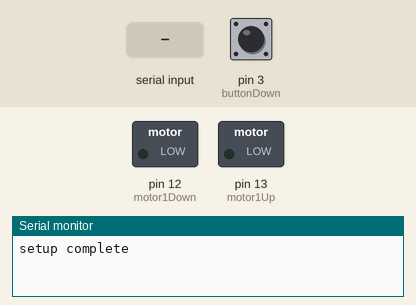
This sketch was run on a simulated Arduino Uno, built with avr-gcc and run on an emulated ATmega328P. Parts: switched loads named in the sketch (green lamp = pin HIGH), the last lines printed to the serial monitor. The inputs (shaded band) are chosen by the test bench; at power-on: pin 3 (buttonDown) HIGH.

Above: at 1.2 s.
1.3 s: pin 3 (buttonDown) pulled LOW for 0.15 s
At 2.1 s:
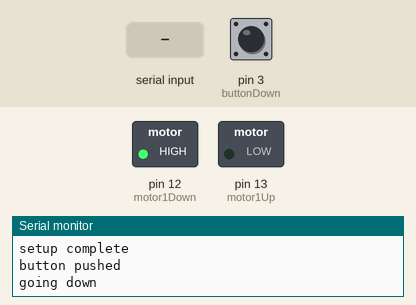
4.4 s: "up\n" received over Serial
At 4.7 s:
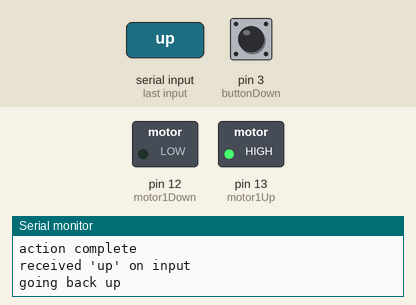
8.9 s: pin 3 (buttonDown) pulled LOW for 1 s
At 11.9 s:
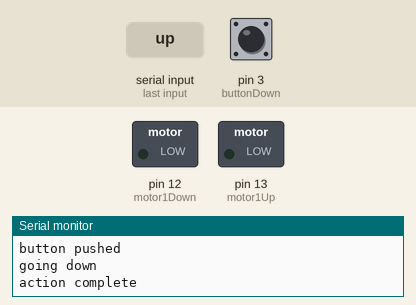
12.5 s: pin 3 (buttonDown) pulled LOW for 3.2 s
At 13.0 s:
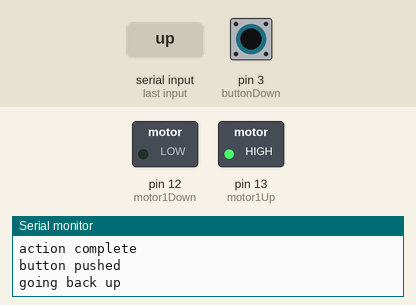
17.2 s: "down\n" received over Serial
At 18.0 s:
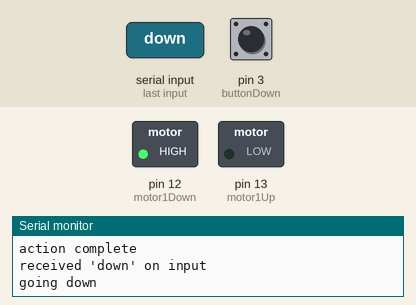
Timing chart, 0 to 19.7 s (numbered marks = the images above; inputs shaded):
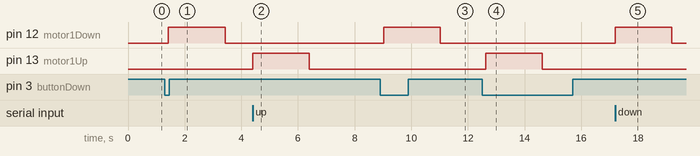

Measured:
- after the input at 1.3 s, pin 12 (motor1Down): LOW → HIGH after 0.13 s, → LOW 2.0 s later
- after the input at 4.4 s, pin 13 (motor1Up): LOW → HIGH at once, → LOW 2.0 s later
- after the input at 8.9 s, pin 12 (motor1Down): LOW → HIGH after 0.13 s, → LOW 2.0 s later
- after the input at 12.5 s, pin 13 (motor1Up): LOW → HIGH after 0.13 s, → LOW 2.0 s later
- after the input at 17.2 s, pin 12 (motor1Down): LOW → HIGH at once, → LOW 2.0 s later

The sketch:

drs.ino
```cpp
int buttonDown = 3;
int motor1Down = 12;
int motor1Up = 13;

int ACTION_TIME = 2000;


void setup() {
  Serial.begin(115200);
  pinMode(buttonDown, INPUT_PULLUP);
  pinMode(motor1Down, OUTPUT);
  pinMode(motor1Up, OUTPUT);
 // important that this text appears exactly as the first thing emitted, as Lemon-Pi
 // uses this text string to determine the presence of an Arduino
  Serial.print("setup complete\n");
}

boolean down = false;
unsigned long action_end_time = 0L;
int action_pin = 0;
unsigned long button_push_time = 0L;

void loop() {
  // put your main code here, to run repeatedly:
   // Serial.print("looping\n");
  if (digitalRead(buttonDown) == LOW) {
    if (button_push_time == 0L) {
      button_push_time = millis();
    } else if (long(millis() - button_push_time) > 125L) {
      Serial.print("button pushed\n");
      button_push_time = millis() + 10000L;
      if (down) {
        go_up();
      } else {
        go_down();
      }
    }
  } else {
    button_push_time = 0L;
  }

  if (Serial.available() > 0) {
    String x = Serial.readStringUntil('\n');
    Serial.print("received '" + x + "' on input\n");
    if (x == "help") {
      Serial.print("you are on your own\n");
    } else if (x == "down") {
      if (!down) {
        go_down();
      } else {
        Serial.print("already down\n");
      }
    } else if (x == "up") {
      if (down) {
        go_up();
      } else {
        Serial.print("already up\n");
      }
    } else {
      Serial.print("dunno that command\n");
    }
  }

  // detect when the end of an action is complete and set the pin low
  if (action_end_time > 0L && millis() > action_end_time) {
    digitalWrite(action_pin, LOW);
    action_end_time = 0L;
    action_pin = 0;
    Serial.print("action complete\n");
  }
}

void fire_motor(int targetPin, int duration) {
    // if we are in the middle of an action then stop it
    if (action_pin > 0 && action_end_time > millis()) {
      Serial.print("interrupted action\n");
      digitalWrite(action_pin, LOW);
    }
    digitalWrite(targetPin, HIGH);
    action_pin = targetPin;
    action_end_time = millis() + (unsigned long)duration;
}

void go_down() {
    Serial.print("going down\n");
    fire_motor(motor1Down, ACTION_TIME);
    down = true;
}

void go_up() {
    Serial.print("going back up\n");
    fire_motor(motor1Up, ACTION_TIME);
    down = false;
}
```
